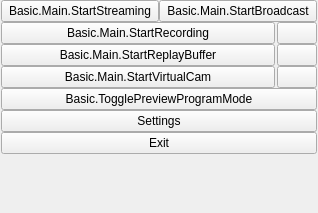
<?xml version="1.0" encoding="UTF-8"?>
<ui version="4.0">
 <class>OBSBasicControls</class>
 <widget class="QWidget" name="OBSBasicControls">
  <property name="geometry">
   <rect>
    <x>0</x>
    <y>0</y>
    <width>318</width>
    <height>213</height>
   </rect>
  </property>
  <layout class="QVBoxLayout" name="verticalLayout_9">
   <property name="spacing">
    <number>0</number>
   </property>
   <property name="leftMargin">
    <number>1</number>
   </property>
   <property name="topMargin">
    <number>0</number>
   </property>
   <property name="rightMargin">
    <number>1</number>
   </property>
   <property name="bottomMargin">
    <number>1</number>
   </property>
   <item>
    <widget class="QFrame" name="controlsFrame">
     <layout class="QVBoxLayout" name="buttonsVLayout">
      <property name="spacing">
       <number>0</number>
      </property>
      <property name="leftMargin">
       <number>0</number>
      </property>
      <property name="topMargin">
       <number>0</number>
      </property>
      <property name="rightMargin">
       <number>0</number>
      </property>
      <property name="bottomMargin">
       <number>0</number>
      </property>
      <item>
       <layout class="QHBoxLayout" name="horizontalLayout_7">
        <item>
         <widget class="NonCheckableButton" name="streamButton">
          <property name="enabled">
           <bool>true</bool>
          </property>
          <property name="sizePolicy">
           <sizepolicy hsizetype="Ignored" vsizetype="Fixed">
            <horstretch>0</horstretch>
            <verstretch>0</verstretch>
           </sizepolicy>
          </property>
          <property name="minimumSize">
           <size>
            <width>150</width>
            <height>0</height>
           </size>
          </property>
          <property name="text">
           <string>Basic.Main.StartStreaming</string>
          </property>
          <property name="checkable">
           <bool>true</bool>
          </property>
         </widget>
        </item>
        <item>
         <widget class="NonCheckableButton" name="broadcastButton">
          <property name="enabled">
           <bool>true</bool>
          </property>
          <property name="sizePolicy">
           <sizepolicy hsizetype="Ignored" vsizetype="Fixed">
            <horstretch>0</horstretch>
            <verstretch>0</verstretch>
           </sizepolicy>
          </property>
          <property name="minimumSize">
           <size>
            <width>150</width>
            <height>0</height>
           </size>
          </property>
          <property name="text">
           <string>Basic.Main.StartBroadcast</string>
          </property>
          <property name="checkable">
           <bool>true</bool>
          </property>
         </widget>
        </item>
       </layout>
      </item>
      <item>
       <layout class="QHBoxLayout" name="recordingLayout">
        <property name="spacing">
         <number>2</number>
        </property>
        <property name="leftMargin">
         <number>0</number>
        </property>
        <property name="topMargin">
         <number>0</number>
        </property>
        <property name="rightMargin">
         <number>0</number>
        </property>
        <property name="bottomMargin">
         <number>0</number>
        </property>
        <item>
         <widget class="NonCheckableButton" name="recordButton">
          <property name="enabled">
           <bool>true</bool>
          </property>
          <property name="sizePolicy">
           <sizepolicy hsizetype="MinimumExpanding" vsizetype="Fixed">
            <horstretch>0</horstretch>
            <verstretch>0</verstretch>
           </sizepolicy>
          </property>
          <property name="minimumSize">
           <size>
            <width>0</width>
            <height>0</height>
           </size>
          </property>
          <property name="text">
           <string>Basic.Main.StartRecording</string>
          </property>
          <property name="checkable">
           <bool>true</bool>
          </property>
         </widget>
        </item>
        <item>
         <widget class="QPushButton" name="pauseRecordButton">
          <property name="enabled">
           <bool>true</bool>
          </property>
          <property name="minimumSize">
           <size>
            <width>0</width>
            <height>0</height>
           </size>
          </property>
          <property name="toolTip">
           <string>Basic.Main.PauseRecording</string>
          </property>
          <property name="accessibleName">
           <string>Basic.Main.PauseRecording</string>
          </property>
          <property name="icon">
           <iconset resource="obs.qrc">
            <normaloff>:/res/images/media-pause.svg</normaloff>:/res/images/media-pause.svg</iconset>
          </property>
          <property name="checkable">
           <bool>true</bool>
          </property>
          <property name="class" stdset="0">
           <string>icon-media-pause</string>
          </property>
         </widget>
        </item>
       </layout>
      </item>
      <item>
       <layout class="QHBoxLayout" name="replayBufferLayout">
        <property name="spacing">
         <number>2</number>
        </property>
        <property name="leftMargin">
         <number>0</number>
        </property>
        <property name="topMargin">
         <number>0</number>
        </property>
        <property name="rightMargin">
         <number>0</number>
        </property>
        <property name="bottomMargin">
         <number>0</number>
        </property>
        <item>
         <widget class="NonCheckableButton" name="replayBufferButton">
          <property name="enabled">
           <bool>true</bool>
          </property>
          <property name="sizePolicy">
           <sizepolicy hsizetype="MinimumExpanding" vsizetype="Fixed">
            <horstretch>0</horstretch>
            <verstretch>0</verstretch>
           </sizepolicy>
          </property>
          <property name="minimumSize">
           <size>
            <width>0</width>
            <height>0</height>
           </size>
          </property>
          <property name="text">
           <string>Basic.Main.StartReplayBuffer</string>
          </property>
          <property name="checkable">
           <bool>true</bool>
          </property>
         </widget>
        </item>
        <item>
         <widget class="QPushButton" name="saveReplayButton">
          <property name="enabled">
           <bool>true</bool>
          </property>
          <property name="minimumSize">
           <size>
            <width>0</width>
            <height>0</height>
           </size>
          </property>
          <property name="toolTip">
           <string>Basic.Main.SaveReplay</string>
          </property>
          <property name="accessibleName">
           <string>Basic.Main.SaveReplay</string>
          </property>
          <property name="icon">
           <iconset resource="obs.qrc">
            <normaloff>:/res/images/save.svg</normaloff>:/res/images/save.svg</iconset>
          </property>
          <property name="class" stdset="0">
           <string>icon-save</string>
          </property>
         </widget>
        </item>
       </layout>
      </item>
      <item>
       <layout class="QHBoxLayout" name="virtualCamLayout">
        <property name="spacing">
         <number>2</number>
        </property>
        <property name="leftMargin">
         <number>0</number>
        </property>
        <property name="topMargin">
         <number>0</number>
        </property>
        <property name="rightMargin">
         <number>0</number>
        </property>
        <property name="bottomMargin">
         <number>0</number>
        </property>
        <item>
         <widget class="NonCheckableButton" name="virtualCamButton">
          <property name="enabled">
           <bool>true</bool>
          </property>
          <property name="sizePolicy">
           <sizepolicy hsizetype="MinimumExpanding" vsizetype="Fixed">
            <horstretch>0</horstretch>
            <verstretch>0</verstretch>
           </sizepolicy>
          </property>
          <property name="minimumSize">
           <size>
            <width>0</width>
            <height>0</height>
           </size>
          </property>
          <property name="text">
           <string>Basic.Main.StartVirtualCam</string>
          </property>
          <property name="checkable">
           <bool>true</bool>
          </property>
         </widget>
        </item>
        <item>
         <widget class="QPushButton" name="virtualCamConfigButton">
          <property name="enabled">
           <bool>true</bool>
          </property>
          <property name="minimumSize">
           <size>
            <width>0</width>
            <height>0</height>
           </size>
          </property>
          <property name="toolTip">
           <string>Basic.Main.VirtualCamConfig</string>
          </property>
          <property name="accessibleName">
           <string>Basic.Main.VirtualCamConfig</string>
          </property>
          <property name="icon">
           <iconset resource="obs.qrc">
            <normaloff>:/settings/images/settings/general.svg</normaloff>:/settings/images/settings/general.svg</iconset>
          </property>
          <property name="class" stdset="0">
           <string>icon-gear</string>
          </property>
         </widget>
        </item>
       </layout>
      </item>
      <item>
       <widget class="NonCheckableButton" name="modeSwitch">
        <property name="visible">
         <bool>false</bool>
        </property>
        <property name="sizePolicy">
         <sizepolicy hsizetype="Ignored" vsizetype="Fixed">
          <horstretch>0</horstretch>
          <verstretch>0</verstretch>
         </sizepolicy>
        </property>
        <property name="minimumSize">
         <size>
          <width>150</width>
          <height>0</height>
         </size>
        </property>
        <property name="text">
         <string>Basic.TogglePreviewProgramMode</string>
        </property>
        <property name="checkable">
         <bool>true</bool>
        </property>
       </widget>
      </item>
      <item>
       <widget class="QPushButton" name="settingsButton">
        <property name="sizePolicy">
         <sizepolicy hsizetype="Ignored" vsizetype="Fixed">
          <horstretch>0</horstretch>
          <verstretch>0</verstretch>
         </sizepolicy>
        </property>
        <property name="minimumSize">
         <size>
          <width>150</width>
          <height>0</height>
         </size>
        </property>
        <property name="text">
         <string>Settings</string>
        </property>
       </widget>
      </item>
      <item>
       <widget class="QPushButton" name="exitButton">
        <property name="sizePolicy">
         <sizepolicy hsizetype="Ignored" vsizetype="Fixed">
          <horstretch>0</horstretch>
          <verstretch>0</verstretch>
         </sizepolicy>
        </property>
        <property name="minimumSize">
         <size>
          <width>150</width>
          <height>0</height>
         </size>
        </property>
        <property name="text">
         <string>Exit</string>
        </property>
       </widget>
      </item>
      <item>
       <spacer name="expVSpacer">
        <property name="orientation">
         <enum>Qt::Vertical</enum>
        </property>
        <property name="sizeHint" stdset="0">
         <size>
          <width>0</width>
          <height>0</height>
         </size>
        </property>
       </spacer>
      </item>
     </layout>
    </widget>
   </item>
  </layout>
 </widget>
 <customwidgets>
  <customwidget>
   <class>NonCheckableButton</class>
   <extends>QPushButton</extends>
   <header>noncheckable-button.hpp</header>
  </customwidget>
 </customwidgets>
 <resources>
  <include location="obs.qrc"/>
 </resources>
 <connections/>
</ui>
